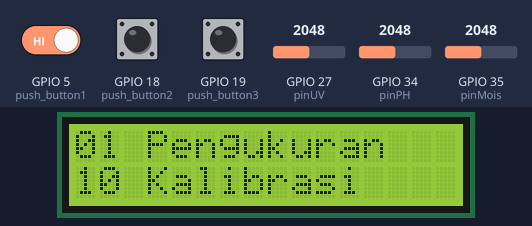
Bench run of a sketch on a simulated ESP32. Shown: 16×2 character LCD. The test bench sets the inputs (shaded band); at power-on: GPIO 5 (push_button1) HIGH, GPIO 27 (pinUV) = 2048, GPIO 34 (pinPH) = 2048, GPIO 35 (pinMois) = 2048, GPIO 18 (push_button2) HIGH, GPIO 19 (push_button3) HIGH. WiFi joins after 1.5 s; servers stay silent unless stated; uploads are accepted with an empty reply; random numbers use the default seed unless the sketch sets one; EEPROM starts erased; what the sketch prints to the serial monitor is not drawn.

Above: at 1.7 s.
7.9 s: GPIO 5 (push_button1) driven LOW
At 12.6 s:
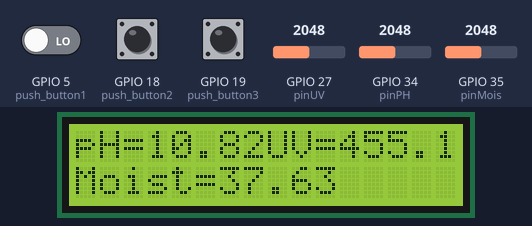
13.4 s: GPIO 27 (pinUV) set to 2866
At 15.8 s:
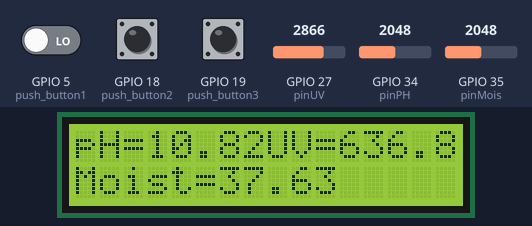
18.6 s: GPIO 34 (pinPH) set to 2866
At 22.2 s:
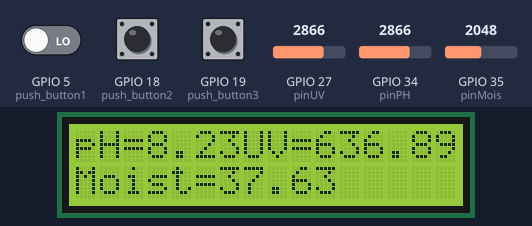
23.8 s: GPIO 35 (pinMois) set to 2866
At 25.4 s:
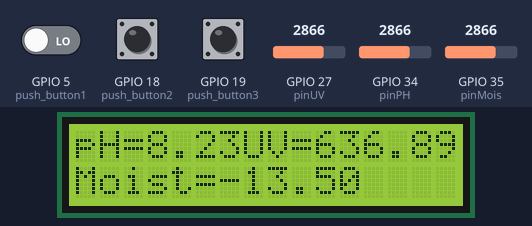
29.0 s: GPIO 27 (pinUV) set to 3603
At 30.7 s:
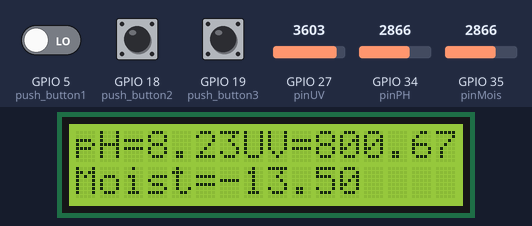
34.2 s: GPIO 34 (pinPH) set to 3603
At 37.1 s:
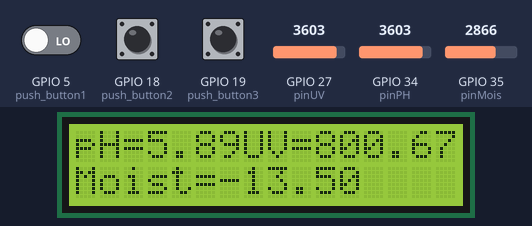
Timing chart, 0 to 38.6 s (numbered marks = the images above; inputs shaded):
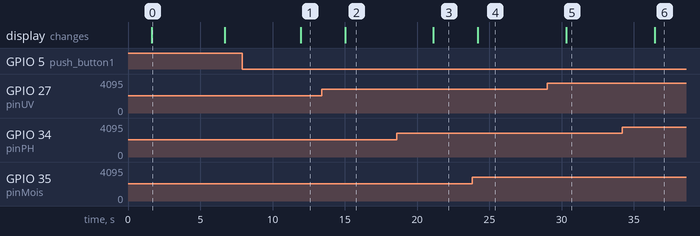

The sketch:

IoT.ino
```cpp
#include <WiFi.h>
#include <PubSubClient.h>
#include <Wire.h>
#include <HTTPClient.h>
#include <LiquidCrystal_I2C.h>
#include "DFRobot_ESP_PH.h"
#include "EEPROM.h"

// Pin Input ESP32
#define pinPH 34
#define pinUV 27
#define pinMois 35

// LCD
LiquidCrystal_I2C lcd(0x27, 16, 2);
int push_button1 = 5;
int push_button2 = 18;
int push_button3 = 19;
int mode = 0;
int flag = 0;
int switch1;
int switch2;
int switch3;
int sensor;

// PH
DFRobot_ESP_PH ph;
HTTPClient http;
#define ESPADC 4096.0   // ESP ADC value
#define ESPVOLTAGE 3300 // ESP voltage supply value
float voltage, phValue, temperature = 25;

// Variabel Pengukuran pH
// float Po = 0.0;
// float PH_step;
// float nilai_analog_PH;
// float TeganganPh;
float PH4 = 13.59; // Tegangan Output ketika pH = 7
float PH7 = 15.90; // Tegangan Output ketika pH = 4

// Network
const char* ssid = "hahaha";
const char* password = "hahahahaha";
// const char* mqtt_server = "192.168.18.3";
const int mqtt_port = 1883;
const char* topic_pH = "pHgeming";
const char* topic_moist = "moistgeming";
const char* topic_uv = "uvgeming";

WiFiClient espClient;
PubSubClient client(espClient);
unsigned long lastMsg = 0;
#define MSG_BUFFER_SIZE (50)
char msg[MSG_BUFFER_SIZE];
int value = 0;

void setup_wifi() {
    delay(10);
    Serial.println();
    Serial.print("Connecting to ");
    Serial.println(ssid);

    WiFi.mode(WIFI_STA);
    WiFi.begin(ssid, password);

    while (WiFi.status() != WL_CONNECTED) {
        delay(500);
        Serial.print(".");
    }
    randomSeed(micros());

    Serial.println("");
    Serial.println("WiFi connected");
    Serial.println("IP address: ");
    Serial.println(WiFi.localIP());
}

// void reconnect() {
//     while (!client.connected()) {
//         Serial.print("Attempting MQTT connection...");
//         String clientId = "ESP32Client-";
//         clientId += String(random(0xffff), HEX);
//         if (client.connect(clientId.c_str())) {
//             Serial.println("connected");
//         } else {
//             Serial.print("failed, rc=");
//             Serial.print(client.state());
//             Serial.println(" try again in 5 seconds");
//             delay(5000);
//         }
//     }
// }

void updateLCD() {
    if (mode == 0) {
        lcd.setCursor(0, 0);
        lcd.print("01 Pengukuran  ");
        lcd.print("               ");
        lcd.setCursor(0, 1);
        lcd.print("10 Kalibrasi");
    } else if (mode == 1) {
        // Soil Moisture
        float valueMoiss = analogRead(pinMois);
        //valueMois = valueMois * 1000.00;
        float moisturePercentagee = -1.00 * (valueMoiss - 2650.00) * 100.00 / 1600.00;
        Serial.print("Moisture : ");
        Serial.println(moisturePercentagee);

        // UV
        float uvSensorValuee = analogRead(pinUV);
        float uvIndexx = uvSensorValuee / 4.5;
        Serial.print("UV Index : ");
        Serial.println(uvIndexx, 3);

        // pH
        float nilai_analog_PHH = analogRead(pinPH);
        float TeganganPhh = nilai_analog_PHH * 5.000 / 1023.000;
        float PH_stepp = (PH4 - PH7) / 3;
        float Poo = 7.00 + ((TeganganPhh - PH7) / (2 * PH_stepp));
        Serial.print("pH Value: ");
        Serial.println(Poo, 3); // value pH

        // Membuat string data yang akan dikirim
        char dataString[150];
        snprintf(dataString, sizeof(dataString), "Moisture: %d, UV Index: %.2f, pH: %.2f", moisturePercentagee, uvIndexx, Poo);

        //client.publish(topic, dataString);

        lcd.setCursor(0, 0);
        lcd.print("pH=");
        lcd.print(Poo);
        lcd.print("UV=");
        lcd.print(uvIndexx);
        lcd.setCursor(0, 1);
        lcd.print("Moist=");
        lcd.print(moisturePercentagee);
        delay(3000);
        lcd.setCursor(0, 0);
        lcd.print("                ");
        lcd.setCursor(0, 1);
        lcd.print("                ");

    } else if (mode == 2) {
        lcd.setCursor(0, 0);
        lcd.print("Kalibrasi");
        lcd.setCursor(0, 1);
        lcd.print("                ");
        lcd.setCursor(0, 0);
        lcd.print("                ");
        lcd.setCursor(0, 0);
        lcd.print("Pilih sensor");
        lcd.setCursor(0, 1);
        lcd.print("yang ingin");
        lcd.setCursor(0, 0);
        lcd.print("                ");
        lcd.setCursor(0, 0);
        lcd.print("dikalibrasi");
        lcd.setCursor(0, 1);
        lcd.print("                ");
        lcd.setCursor(0, 0);
        lcd.print("01 Sensor pH");
        lcd.setCursor(0, 1);
        lcd.print("10 Sensor UV");
        lcd.setCursor(0, 0);
        lcd.print("11 Sensor Hygro");
    }
}

void setup() {
    Serial.begin(115200);
    setup_wifi();
    // client.setServer(mqtt_server, 1883);
    EEPROM.begin(32);
    ph.begin();

    Wire.begin();
    lcd.init(); // Initialize the LCD
    lcd.backlight(); // Turn on the backlight (if available)

    pinMode(push_button1, INPUT);
    pinMode(push_button2, INPUT);
    pinMode(push_button3, INPUT);

    lcd.setCursor(0, 0);
    lcd.print("Selamat datang!");

    updateLCD();
    delay(5000);
}

void loop() {
    // if (!client.connected()) {
    //     reconnect();
    // }
    client.loop();

    float valueMois = analogRead(pinMois);
    //valueMois = valueMois * 1000.00;
    float moisturePercentage = -1.00 * (valueMois - 2650.00) * 100.00 / 1600.00;

    // UV
    float uvSensorValue = analogRead(pinUV);

    float uvIndex = random(0, 101) / 4.5;
    // pH
    float nilai_analog_PH = analogRead(pinPH);
    float TeganganPh = nilai_analog_PH * 5.000 / 1023.000;
    float PH_step = (PH4 - PH7) / 3;
    float Po = 7.00 + ((TeganganPh - PH7) / (2 * PH_step));

    int value = 0;
    for (int i = 0; i <= 10; i++) {
        client.publish(topic_pH, String(Po).c_str());
        client.publish(topic_moist, String(moisturePercentage).c_str());
        client.publish(topic_uv, String(uvIndex).c_str());
    }

    lcd.setCursor(0, 0);
    lcd.print("                ");
    lcd.setCursor(0, 1);
    lcd.print("                ");
    lcd.setCursor(0, 0);

    switch1 = digitalRead(push_button1);
    switch2 = digitalRead(push_button2);
    switch3 = digitalRead(push_button3);
    flag = 0;

    if (switch1 == 0 && switch2 == 0 && switch3 == 1) {
        mode = 0;
        updateLCD();
    } else if (switch1 == 0 && switch2 == 1 && switch3 == 1) {
        while (flag == 0) {
            mode = 1;
            updateLCD();

            switch1 = digitalRead(push_button1);
            switch2 = digitalRead(push_button2);
            switch3 = digitalRead(push_button3);
            if (switch1 == 0 && switch2 == 0 && switch3 == 1) {
                flag = 1;
            }
        }
    } else if (switch1 == 1 && switch2 == 0 && switch3 == 1) {
        mode = 2;
        updateLCD();
        delay(2000);
        while (flag == 0) {

            lcd.setCursor(0, 0);
            lcd.print("                ");
            lcd.setCursor(0, 1);
            lcd.print("                ");
            lcd.setCursor(0, 0);
            lcd.print("Menunggu...");

            switch1 = digitalRead(push_button1);
            switch2 = digitalRead(push_button2);
            switch3 = digitalRead(push_button3);

            if (switch1 == 0 && switch2 == 1 && switch3 == 1) {
                sensor = 1;
                lcd.setCursor(0, 0);
                lcd.print("Sensor pH");
                //ph air garam ph7
                //bacaan sensor (pastikan sensor sudah ada di tempat yang sesuai)
                // ambil 3 kali dengan delay 1s
                // ambil rata-rata
                //offset = nilai pasti - bacaan sensor
                // nanti nilai pengukuran = bacaan sensor - offset
                delay(2000);
                lcd.print("Selesai 01");

            } else if (switch1 == 1 && switch2 == 0 && switch3 == 1) {
                sensor = 2;
                lcd.setCursor(0, 0);
                lcd.print("Sensor UV");
                // UV senter UV yang diketahui lumen
                //bacaan sensor (pastikan sensor sudah ada di tempat yang sesuai)
                // ambil 3 kali dengan delay 1s
                // ambil rata-rata
                //offset = nilai pasti - bacaan sensor
                // nanti nilai pengukuran = bacaan sensor - offset
                delay(2000);
                lcd.print("Selesai 10");
            } else if (switch1 == 1 && switch2 == 1 && switch3 == 1) {
                sensor = 3;
                lcd.setCursor(0, 0);
                lcd.print("Sensor Hygro");
                //air dan tanah 1:1
                //bacaan sensor (pastikan sensor sudah ada di tempat yang sesuai)
                // ambil 3 kali dengan delay 1s
                // ambil rata-rata
                //offset = nilai pasti - bacaan sensor
                // nanti nilai pengukuran = bacaan sensor - offset
                delay(2000);
                lcd.print("Selesai 11");
            } else if (switch1 == 0 && switch2 == 0 && switch3 == 1) {
                flag = 1;
                lcd.setCursor(0, 0);
                lcd.print("Selesai");
                lcd.setCursor(0, 1);
                lcd.print("Keluar");
                delay(2000);
            }
        }
    }
    sendToSupabase(moisturePercentage,uvIndex,Po );
    delay(5000);
}

void sendToSupabase(float moisture, float uvIndex, float pH) {
    if (WiFi.status() == WL_CONNECTED) {
        http.begin("https://zohwotklgcwnxhrvjdbc.supabase.co/rest/v1/data_iot");
        http.addHeader("Content-Type", "application/json");
        http.addHeader("apikey", "eyJhbGciOiJIUzI1NiIsInR5cCI6IkpXVCJ9.eyJpc3MiOiJzdXBhYmFzZSIsInJlZiI6InpvaHdvdGtsZ2N3bnhocnZqZGJjIiwicm9sZSI6ImFub24iLCJpYXQiOjE3MTc0MzA3MDYsImV4cCI6MjAzMzAwNjcwNn0.qjhyxaCesSBL4QU-SOaSbhCJX-iWG3mwGv4zNOCYlrk");

        String jsonData = "{\"humidity\":" + String(moisture) + ", \"uv\":" + String(random(10, 101) / 4.5) + ", \"ph\":" + String(pH) + "}";

        int httpResponseCode = http.POST(jsonData);

        if (httpResponseCode > 0) {
            String response = http.getString();
            Serial.println(httpResponseCode);
            Serial.println(response);
        } else {
            Serial.print("Error on sending POST: ");
            Serial.println(httpResponseCode);
        }

        http.end();
    } else {
        Serial.println("Error in WiFi connection");
    }
}
```

Measured:
- after the input at 7.9 s, the display: changes after 4.1 s (image 1)
- after the input at 13.4 s, the display: changes after 1.6 s (image 2)
- after the input at 18.6 s, the display: changes after 2.5 s (image 3)
- after the input at 23.8 s, the display: changes after 0.39 s (image 4)
- after the input at 29.0 s, the display: changes after 1.3 s (image 5)
- after the input at 34.2 s, the display: changes after 2.2 s (image 6)
- what the display in image 0 shows lasts 5.1 s, from 1.6 s to 6.7 s
